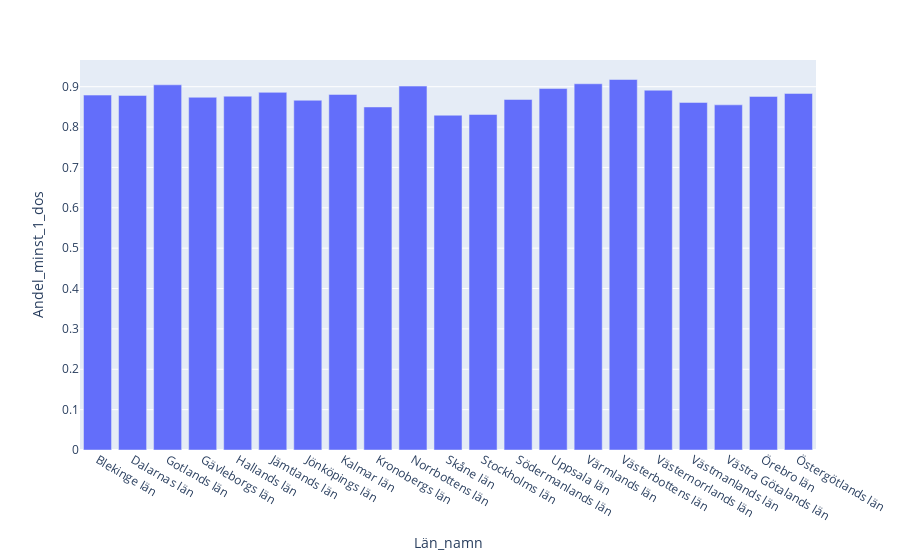

Write notebook code for a chart like this one.
### Code cell
px.bar(min_1_shot_toplot, x='Län_namn', y='Andel_minst_1_dos')

### Figure 1 — Plotly figure (JSON) as saved in the notebook; plotly's stock layout.template omitted (floating-point values rounded to 4 significant figures)
{"data": [{"alignmentgroup": "True", "hovertemplate": "Län_namn=%{x}<br>Andel_minst_1_dos=%{y}<extra></extra>", "legendgroup": "", "marker": {"color": "#636efa", "pattern": {"shape": ""}}, "name": "", "offsetgroup": "", "orientation": "v", "showlegend": false, "textposition": "auto", "type": "bar", "x": ["Blekinge län", "Dalarnas län", "Gotlands län", "Gävleborgs län", "Hallands län", "Jämtlands län", "Jönköpings län", "Kalmar län", "Kronobergs län", "Norrbottens län", "Skåne län", "Stockholms län", "Södermanlands län", "Uppsala län", "Värmlands län", "Västerbottens län", "Västernorrlands län", "Västmanlands län", "Västra Götalands län", "Örebro län", "Östergötlands län"], "xaxis": "x", "y": [0.8792, 0.8784, 0.9047, 0.8738, 0.8765, 0.8859, 0.8664, 0.8808, 0.8498, 0.9015, 0.8293, 0.8312, 0.8683, 0.8954, 0.9072, 0.9178, 0.8913, 0.861, 0.8551, 0.8759, 0.8834], "yaxis": "y"}], "layout": {"barmode": "relative", "legend": {"tracegroupgap": 0}, "margin": {"t": 60}, "xaxis": {"anchor": "y", "domain": [0, 1], "title": {"text": "Län_namn"}}, "yaxis": {"anchor": "x", "domain": [0, 1], "title": {"text": "Andel_minst_1_dos"}}}}
